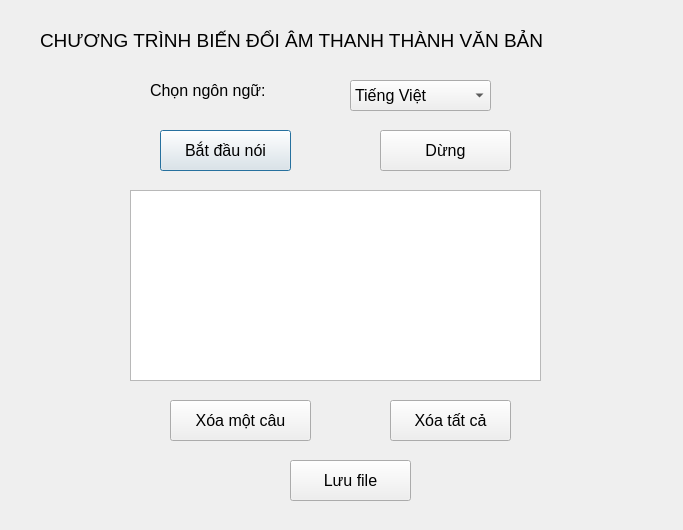
<?xml version="1.0" encoding="UTF-8"?>
<ui version="4.0">
 <class>Dialog</class>
 <widget class="QDialog" name="Dialog">
  <property name="geometry">
   <rect>
    <x>0</x>
    <y>0</y>
    <width>683</width>
    <height>530</height>
   </rect>
  </property>
  <property name="font">
   <font>
    <pointsize>12</pointsize>
   </font>
  </property>
  <property name="windowTitle">
   <string>Chương trình chuyển đổi âm thanh</string>
  </property>
  <widget class="QLabel" name="lb_tieude">
   <property name="geometry">
    <rect>
     <x>40</x>
     <y>10</y>
     <width>611</width>
     <height>61</height>
    </rect>
   </property>
   <property name="font">
    <font>
     <pointsize>14</pointsize>
    </font>
   </property>
   <property name="layoutDirection">
    <enum>Qt::LeftToRight</enum>
   </property>
   <property name="text">
    <string>CHƯƠNG TRÌNH BIẾN ĐỔI ÂM THANH THÀNH VĂN BẢN</string>
   </property>
   <property name="margin">
    <number>1</number>
   </property>
  </widget>
  <widget class="QPushButton" name="bt_ghi">
   <property name="geometry">
    <rect>
     <x>160</x>
     <y>130</y>
     <width>131</width>
     <height>41</height>
    </rect>
   </property>
   <property name="text">
    <string>Bắt đầu nói</string>
   </property>
  </widget>
  <widget class="QPushButton" name="bt_dung">
   <property name="geometry">
    <rect>
     <x>380</x>
     <y>130</y>
     <width>131</width>
     <height>41</height>
    </rect>
   </property>
   <property name="text">
    <string>Dừng</string>
   </property>
  </widget>
  <widget class="QTextEdit" name="tedit_noidung">
   <property name="geometry">
    <rect>
     <x>130</x>
     <y>190</y>
     <width>411</width>
     <height>191</height>
    </rect>
   </property>
  </widget>
  <widget class="QPushButton" name="bt_xoa1cau">
   <property name="geometry">
    <rect>
     <x>170</x>
     <y>400</y>
     <width>141</width>
     <height>41</height>
    </rect>
   </property>
   <property name="text">
    <string>Xóa một câu</string>
   </property>
  </widget>
  <widget class="QPushButton" name="bt_xoatatca">
   <property name="geometry">
    <rect>
     <x>390</x>
     <y>400</y>
     <width>121</width>
     <height>41</height>
    </rect>
   </property>
   <property name="text">
    <string>Xóa tất cả</string>
   </property>
  </widget>
  <widget class="QPushButton" name="bt_luu">
   <property name="geometry">
    <rect>
     <x>290</x>
     <y>460</y>
     <width>121</width>
     <height>41</height>
    </rect>
   </property>
   <property name="text">
    <string>Lưu file</string>
   </property>
  </widget>
  <widget class="QComboBox" name="cb_language">
   <property name="geometry">
    <rect>
     <x>350</x>
     <y>80</y>
     <width>141</width>
     <height>31</height>
    </rect>
   </property>
   <item>
    <property name="text">
     <string>Tiếng Việt</string>
    </property>
   </item>
   <item>
    <property name="text">
     <string>Tiếng Anh</string>
    </property>
   </item>
  </widget>
  <widget class="QLabel" name="lb_ngonngu">
   <property name="geometry">
    <rect>
     <x>150</x>
     <y>60</y>
     <width>171</width>
     <height>61</height>
    </rect>
   </property>
   <property name="text">
    <string>Chọn ngôn ngữ:</string>
   </property>
  </widget>
 </widget>
 <resources/>
 <connections/>
</ui>
